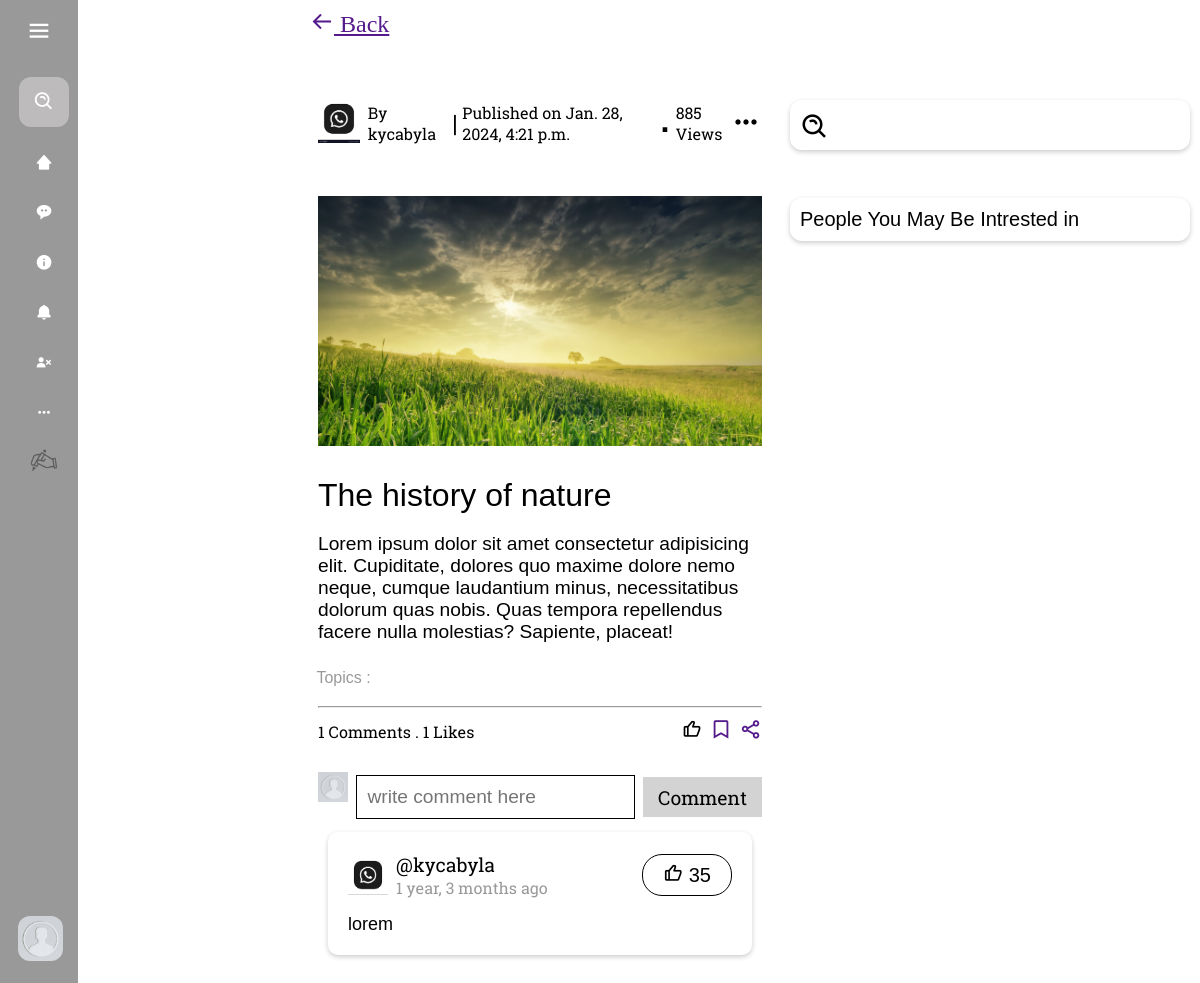
The app's page /post_details/e596ed80-7615-40c5-a3d6-22e101dccb9c (signed in), older data.
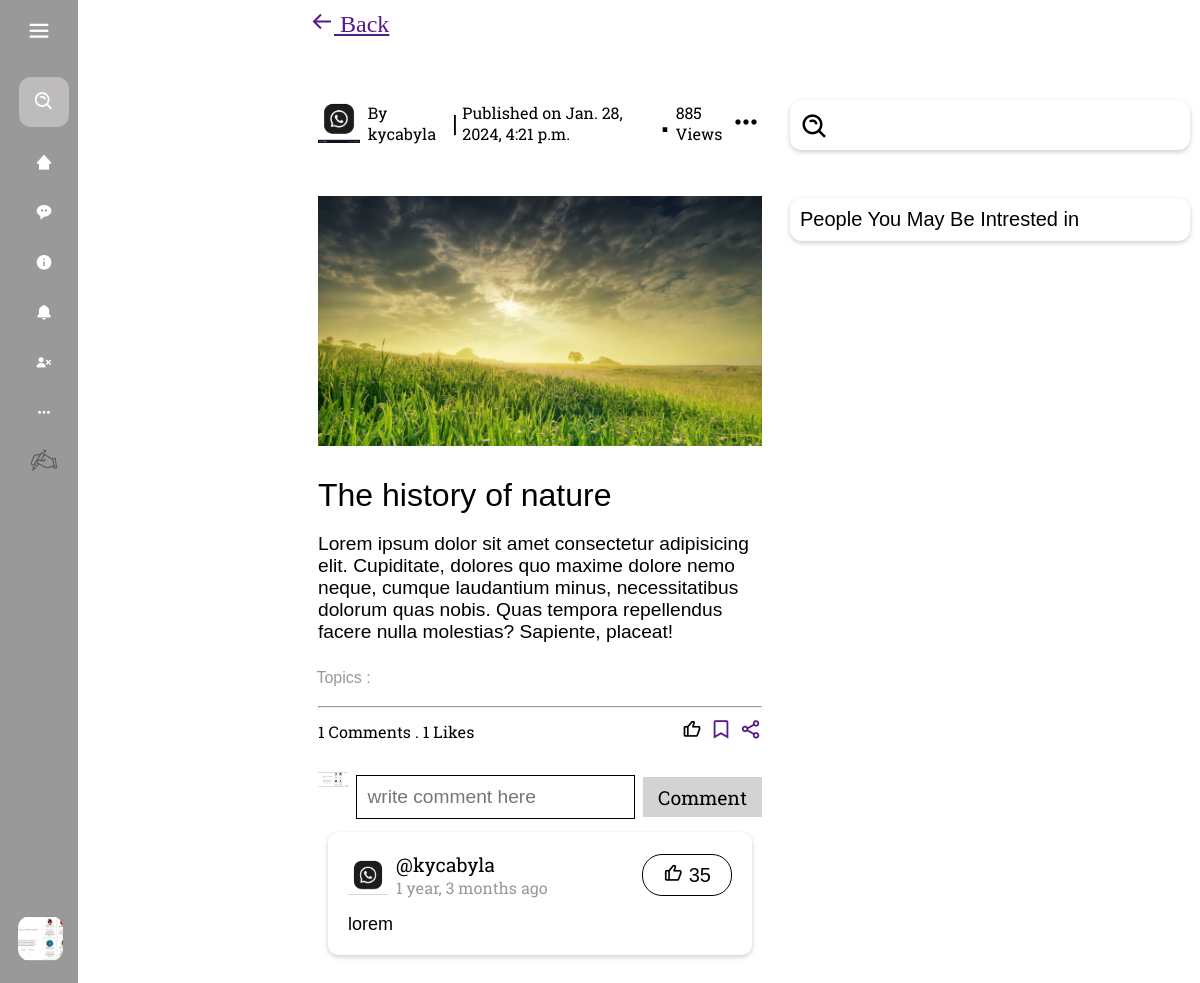
The same page, newer data.
### blog/models.py (models this page shows)
class Profile(models.Model):
    user = models.OneToOneField(User, on_delete=models.CASCADE)
    bio = models.TextField(null=True, blank=True)
    dob = models.DateField(null=True, blank=True)
    profile_img =  models.ImageField( upload_to='profile_images', default='default.jpg')
    location = models.CharField(null=True, blank=True, max_length=100)
    website = models.CharField(null=True, blank=True,max_length=100)
    about = models.TextField(null=True, blank=True)
    followers = models.ManyToManyField('self', symmetrical=False, related_name='following')
    userfol = models.ManyToManyField('self', symmetrical=False, related_name='userfollowing')
    def __str__(self):
        return self.user.username

### blog/views.py (the view)
# urls.py: path("post_details/<str:pk>", views.post_details, name="post_details"),
@login_required(login_url="signin-page")
def post_details(request, pk):
    d_user = User.objects.get(username=request.user)
    user_profile = Profile.objects.get(user=d_user)
    c_user_profile = Profile.objects.get(user=d_user)
    post = Post.objects.get(id=pk)
    post_messages = post.message_set.all()
    post_likes = post.like_set.all()
    if request.method == "POST":
        Message.objects.create(
            muser=user_profile, mpost=post, message_body=request.POST.get("messagebody")
        ).save()
        return redirect("post_details", pk=post.id)
    context = {
        "postdet": post,
        "c_user_profile": c_user_profile,
        "post_messages": post_messages,
        "post_likes": post_likes,
    }
    return render(request, "postpage.html", context)

### templates/postpage.html (shortened to what the changed rows need)
{% extends "base.html" %} {% load static %}
{% block content %}
  <div class="post_page_Sep">
    <div class="postpagemain">
      <div>
        <div
          style="
            font-family: sans-serif;
            display: flex;
            flex-direction: column;
            gap: 0.7rem;
          "
        >
          <div
            style="display: flex; flex-direction: column; padding: 0.5rem"
            class="comment_section"
          >
            <form
              style="
                display: flex;
                align-items: center;
                justify-content: space-between;
                gap: 0.5rem;
              "
              action=""
              method="post"
            >
              <div
                style="
                  width: 50px;
                  height: 50px;
                  overflow: hidden;
                "
              >
                <img
                  width="100%"
                  src="{{ c_user_profile.profile_img.url }}"
                  alt=""
                />
              </div>
            </form>
          </div>
        </div>
      </div>
    </div>
  </div>
{% endblock %}

### templates/navbar.html (shortened to what this page needs)
{% load static %}
<!DOCTYPE html>
<html lang="en">
  <head>
    <link
      href="https://unpkg.com/boxicons@2.1.4/css/boxicons.min.css"
      rel="stylesheet"
    />
    <link rel="stylesheet" href="{% static 'css/navbar.css' %}" />
  </head>
  <body>
    <nav class="sidebar">
      <div class="logo_content">
        <i class="bx bx-menu" id="btn"></i>
      </div>
      <ul class="nav_list">
        <li>
          <form action="">
            <i class="bx bx-search-alt sbfh"></i>
            <input type="search" placeholder="search..." name="" id="" />
          </form>
        </li>
        <li>
          <a href="/">
            <i class="bx bxs-home-alt-2"></i>
          </a>
        </li>
        <li>
          <a href="">
            <i class="bx bxs-message-rounded-dots"></i>
          </a>
        </li>
        <li>
          <a href="">
            <i class='bx bxs-info-circle' ></i>            <span class="links_name">About us</span>
          </a>
        </li>
        <li>
          <a href="/notification">
            <i class="bx bxs-bell"></i>
          </a>
        </li>
        {% if request.user.is_authenticated %}
        <li>
          <a href="/logout">
            <i class="bx bxs-user-x"></i>
          </a>
        </li>
        {% endif %}
        <li>
          <a href="">
            <i class="bx bx-dots-horizontal-rounded"></i>
          </a>
        </li>
        <li>
          <a href="/post">
            <i
              style="
                display: flex;
                align-items: center;
                justify-content: center;
              "
              ><img
                style="width: 30px"
                src="../static/img/hand_with_pen_50px.png"
                alt=""
            /></i>
          </a>
        </li>
        <div class="profile_content">
          <div class="profile">
            <a
              href="/profile/{{request.user.username}}"
              class="profile_details"
            >
              {% if request.user.is_authenticated %}
              <img src="{{ c_user_profile.profile_img.url }}" alt="" />
              {% endif %}
            </a>
          </div>
        </div>
      </ul>
    </nav>
  </body>
</html>

Row changes from the older to the newer data that the page shows:
changed Profile: profile_img: picture added in place of a placeholder
